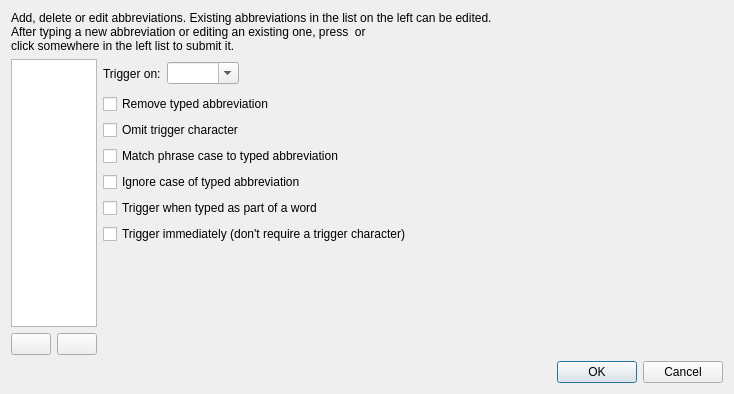
<?xml version="1.0" encoding="UTF-8"?>
<ui version="4.0">
 <class>Dialog</class>
 <widget class="QDialog" name="Dialog">
  <property name="windowModality">
   <enum>Qt::NonModal</enum>
  </property>
  <property name="geometry">
   <rect>
    <x>0</x>
    <y>0</y>
    <width>734</width>
    <height>394</height>
   </rect>
  </property>
  <property name="windowTitle">
   <string>Set Abbreviations</string>
  </property>
  <layout class="QGridLayout" name="gridLayout">
   <item row="8" column="3">
    <spacer name="verticalSpacer">
     <property name="orientation">
      <enum>Qt::Vertical</enum>
     </property>
     <property name="sizeHint" stdset="0">
      <size>
       <width>20</width>
       <height>40</height>
      </size>
     </property>
    </spacer>
   </item>
   <item row="9" column="1">
    <widget class="QPushButton" name="removeButton">
     <property name="toolTip">
      <string>Delete the selected abbreviation.</string>
     </property>
     <property name="text">
      <string/>
     </property>
     <property name="icon">
      <iconset theme="list-remove">
       <normaloff>.</normaloff>.</iconset>
     </property>
    </widget>
   </item>
   <item row="2" column="2" colspan="3">
    <widget class="QCheckBox" name="removeTypedCheckbox">
     <property name="toolTip">
      <string>If checked, the typed abbreviation text is deleted before phrase expansion or script execution.
If unchecked, the abbreviation text is kept.</string>
     </property>
     <property name="text">
      <string>Remove typed abbreviation</string>
     </property>
    </widget>
   </item>
   <item row="4" column="2" colspan="3">
    <widget class="QCheckBox" name="matchCaseCheckbox">
     <property name="text">
      <string>Match phrase case to typed abbreviation</string>
     </property>
    </widget>
   </item>
   <item row="3" column="2" colspan="3">
    <widget class="QCheckBox" name="omitTriggerCheckbox">
     <property name="text">
      <string>Omit trigger character</string>
     </property>
    </widget>
   </item>
   <item row="1" column="3">
    <widget class="QComboBox" name="wordCharCombo">
     <property name="editable">
      <bool>true</bool>
     </property>
    </widget>
   </item>
   <item row="5" column="2" colspan="3">
    <widget class="QCheckBox" name="ignoreCaseCheckbox">
     <property name="text">
      <string>Ignore case of typed abbreviation</string>
     </property>
    </widget>
   </item>
   <item row="1" column="2">
    <widget class="QLabel" name="triggerOnLabel">
     <property name="text">
      <string>Trigger on:</string>
     </property>
    </widget>
   </item>
   <item row="6" column="2" colspan="3">
    <widget class="QCheckBox" name="triggerInsideCheckbox">
     <property name="text">
      <string>Trigger when typed as part of a word</string>
     </property>
    </widget>
   </item>
   <item row="1" column="4">
    <spacer name="horizontalSpacer">
     <property name="orientation">
      <enum>Qt::Horizontal</enum>
     </property>
     <property name="sizeHint" stdset="0">
      <size>
       <width>360</width>
       <height>29</height>
      </size>
     </property>
    </spacer>
   </item>
   <item row="10" column="0" colspan="5">
    <widget class="QDialogButtonBox" name="buttonBox">
     <property name="orientation">
      <enum>Qt::Horizontal</enum>
     </property>
     <property name="standardButtons">
      <set>QDialogButtonBox::Cancel|QDialogButtonBox::Ok</set>
     </property>
    </widget>
   </item>
   <item row="7" column="2" colspan="3">
    <widget class="QCheckBox" name="immediateCheckbox">
     <property name="text">
      <string>Trigger immediately (don't require a trigger character)</string>
     </property>
    </widget>
   </item>
   <item row="1" column="0" rowspan="8" colspan="2">
    <widget class="QListWidget" name="abbrListWidget">
     <property name="sizePolicy">
      <sizepolicy hsizetype="Ignored" vsizetype="Expanding">
       <horstretch>0</horstretch>
       <verstretch>0</verstretch>
      </sizepolicy>
     </property>
     <property name="toolTip">
      <string>These abbreviations are already assigned. After editing, press &lt;Enter&gt; or select another element to save.</string>
     </property>
     <property name="alternatingRowColors">
      <bool>true</bool>
     </property>
     <property name="uniformItemSizes">
      <bool>true</bool>
     </property>
    </widget>
   </item>
   <item row="9" column="0">
    <widget class="QPushButton" name="addButton">
     <property name="toolTip">
      <string>Add a new abbreviation.</string>
     </property>
     <property name="icon">
      <iconset theme="list-add">
       <normaloff>.</normaloff>.</iconset>
     </property>
     <property name="flat">
      <bool>false</bool>
     </property>
    </widget>
   </item>
   <item row="0" column="0" colspan="5">
    <widget class="QLabel" name="label">
     <property name="text">
      <string>Add, delete or edit abbreviations. Existing abbreviations in the list on the left can be edited.
After typing a new abbreviation or editing an existing one, press &lt;Enter&gt; or
click somewhere in the left list to submit it.</string>
     </property>
    </widget>
   </item>
  </layout>
 </widget>
 <tabstops>
  <tabstop>addButton</tabstop>
  <tabstop>abbrListWidget</tabstop>
  <tabstop>wordCharCombo</tabstop>
  <tabstop>removeTypedCheckbox</tabstop>
  <tabstop>omitTriggerCheckbox</tabstop>
  <tabstop>matchCaseCheckbox</tabstop>
  <tabstop>ignoreCaseCheckbox</tabstop>
  <tabstop>triggerInsideCheckbox</tabstop>
  <tabstop>immediateCheckbox</tabstop>
  <tabstop>removeButton</tabstop>
 </tabstops>
 <resources/>
 <connections>
  <connection>
   <sender>buttonBox</sender>
   <signal>accepted()</signal>
   <receiver>Dialog</receiver>
   <slot>accept()</slot>
   <hints>
    <hint type="sourcelabel">
     <x>224</x>
     <y>368</y>
    </hint>
    <hint type="destinationlabel">
     <x>157</x>
     <y>274</y>
    </hint>
   </hints>
  </connection>
  <connection>
   <sender>buttonBox</sender>
   <signal>rejected()</signal>
   <receiver>Dialog</receiver>
   <slot>reject()</slot>
   <hints>
    <hint type="sourcelabel">
     <x>292</x>
     <y>374</y>
    </hint>
    <hint type="destinationlabel">
     <x>286</x>
     <y>274</y>
    </hint>
   </hints>
  </connection>
 </connections>
</ui>
